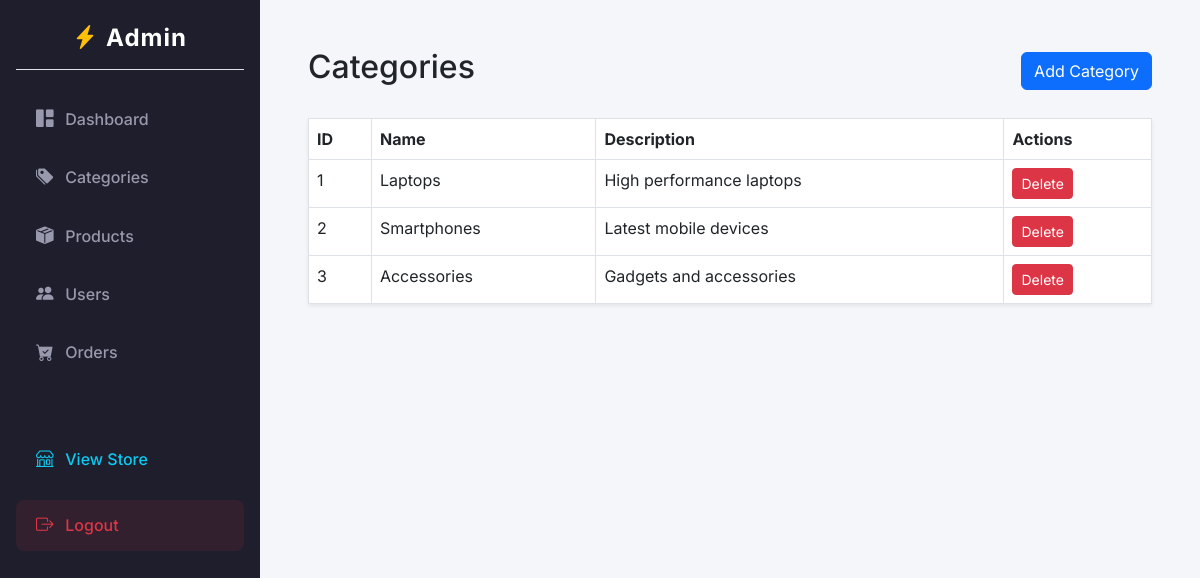
The app's page /views/Admin/Categories/index.php (signed in) with its own data.
### tables this page shows
CREATE TABLE categories (
    id INT AUTO_INCREMENT PRIMARY KEY,
    name VARCHAR(100) NOT NULL,
    description TEXT
);

### views/Admin/Categories/index.php (the view, shortened to what this page needs)
<?php
require_once '../../../config/db.php';
require_once '../header.php';
$categories = $pdo->query("SELECT * FROM categories")->fetchAll();
?>
<div class="d-flex justify-content-between align-items-center mb-4">
    <h2>Categories</h2>
    <button class="btn btn-primary" data-bs-toggle="modal" data-bs-target="#addModal">Add Category</button>
</div>
<table class="table table-bordered bg-white shadow-sm">
    <thead>
        <tr>
            <th>ID</th>
            <th>Name</th>
            <th>Description</th>
            <th>Actions</th>
        </tr>
    </thead>
    <tbody>
        <?php foreach($categories as $cat): ?>
        <tr>
            <td><?= $cat['id'] ?></td>
            <td><?= htmlspecialchars($cat['name']) ?></td>
            <td><?= htmlspecialchars($cat['description']) ?></td>
            <td>
                <form method="POST" style="display:inline;">
                    <button type="submit" class="btn btn-sm btn-danger" onclick="return confirm('Are you sure?')">Delete</button>
                </form>
            </td>
        </tr>
        <?php endforeach; ?>
    </tbody>
</table>
<?php require_once '../footer.php'; ?>

### views/Admin/header.php (style rules this page uses)
body { font-family: 'Inter', sans-serif; }

### records on screen
categories: id "1", name "Laptops", description "High performance laptops"
categories: id "2", name "Smartphones", description "Latest mobile devices"
categories: id "3", name "Accessories", description "Gadgets and accessories"
